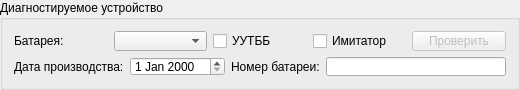
       <widget class="QGroupBox" name="groupBoxDiagnosticDevice">
        <property name="enabled">
         <bool>true</bool>
        </property>
        <property name="minimumSize">
         <size>
          <width>520</width>
          <height>90</height>
         </size>
        </property>
        <property name="maximumSize">
         <size>
          <width>520</width>
          <height>90</height>
         </size>
        </property>
        <property name="title">
         <string>Диагностируемое устройство</string>
        </property>
        <layout class="QVBoxLayout" name="verticalLayout_2">
         <item>
          <layout class="QHBoxLayout" name="horizontalLayout_3">
           <item>
            <widget class="QLabel" name="label">
             <property name="text">
              <string>Батарея:</string>
             </property>
            </widget>
           </item>
           <item>
            <widget class="QComboBox" name="comboBoxBatteryList">
             <property name="editable">
              <bool>false</bool>
             </property>
             <property name="currentIndex">
              <number>-1</number>
             </property>
            </widget>
           </item>
           <item>
            <widget class="QCheckBox" name="cbIsUUTBB">
             <property name="text">
              <string>УУТББ</string>
             </property>
            </widget>
           </item>
           <item>
            <widget class="QCheckBox" name="cbIsImitator">
             <property name="text">
              <string>Имитатор</string>
             </property>
            </widget>
           </item>
           <item>
            <widget class="QPushButton" name="btnCheckConnectedBattery">
             <property name="enabled">
              <bool>false</bool>
             </property>
             <property name="text">
              <string>Проверить</string>
             </property>
            </widget>
           </item>
          </layout>
         </item>
         <item>
          <layout class="QHBoxLayout" name="horizontalLayout_4">
           <item>
            <widget class="QLabel" name="label_2">
             <property name="text">
              <string>Дата производства:</string>
             </property>
            </widget>
           </item>
           <item>
            <widget class="QDateEdit" name="dateEditBatteryBuild"/>
           </item>
           <item>
            <widget class="QLabel" name="label_3">
             <property name="text">
              <string>Номер батареи:</string>
             </property>
            </widget>
           </item>
           <item>
            <widget class="QLineEdit" name="lineEditBatteryNumber"/>
           </item>
          </layout>
         </item>
        </layout>
       </widget>
